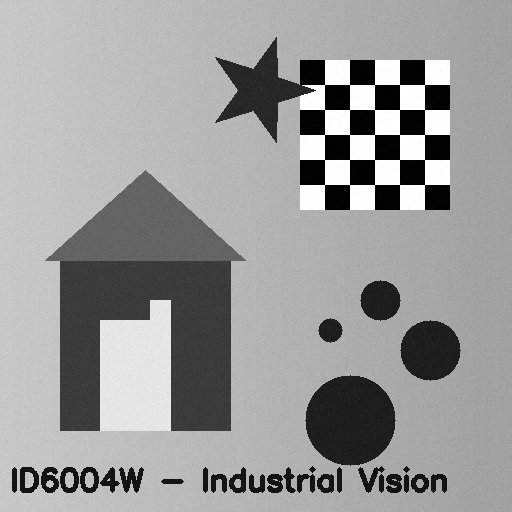
#> input picture trimester4/ID6004W_IndustrialVision/Assignments/assignment2_data/scene.png, 512 x 512 px, found by its file name
$ python lec04_structure_matrix.py   (older library calls are emulated)
#> lines starting #> are read from the running program, lines starting #| are printed output that depends on the picture
#> in main, img is the input picture: shape (512, 512); min 0, max 255, mean 153.4
"""Lecture 4 demo -- from edges to features: the Harris structure matrix.

Usage:
    python lec04_structure_matrix.py [--image data/scene.png] [--save out.png]

Reproduces the board work of Lectures 42-43 and *checks it*:
  1. the appearance-change function C(dx, dy) computed two ways --
     (a) brute-force SSD of the shifted patch, (b) the Taylor quadratic form
     dp^T R dp -- must agree for small shifts. (checked!)
  2. the structure matrix R built from gradients on flat / edge / corner
     patches, its eigenvalues, and the fact that R = P diag(l1,l2) P^T with
     P orthogonal (eigenvectors in the columns). (checked!)
  3. R is exactly symmetric (Ixy == Iyx) -- so it is normal / diagonalizable.

"""

import argparse
import os

import cv2
import numpy as np


# patches on scene.png: (name, y, x, half-size) -- flat, two edges, a corner.
# Same locations used by the Lecture-5 gradient-scatter figure (validated).
PATCHES = [
    ("flat",          40,  60, 22),   # empty background, top-left
    ("vertical edge", 350, 62, 22),   # house left wall
    ("diagonal edge", 215, 95, 18),   # on the roof's left slope
    ("corner",        322, 102, 18),  # door top-left corner
]


def gradients(img):
    """Ix, Iy via a Gaussian-smoothed derivative (derivative-of-Gaussian),
    exactly as Prof. Rajagopalan writes it: Ix = d/dx ( G(sigma_s) * I )."""
    f = cv2.GaussianBlur(img.astype(np.float64), (0, 0), sigmaX=2.0)  # sigma_s = 2
    Ix = cv2.Sobel(f, cv2.CV_64F, 1, 0, ksize=3)
    Iy = cv2.Sobel(f, cv2.CV_64F, 0, 1, ksize=3)
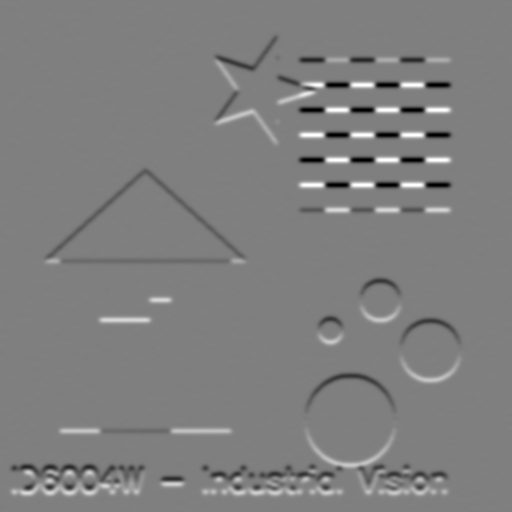
#> Iy: shape (512, 512) float64; min -380.8, max 380.6, mean 0; drawn with min black and max white
    return Ix, Iy


def structure_matrix(Ix, Iy, y, x, s, sigma_w=1.0):
    """R = sum_W w(x,y) [[Ix^2, IxIy], [IxIy, Iy^2]] with a Gaussian window
    that weights the centre of the patch more (sigma_w = 1)."""
    gx = Ix[y - s:y + s, x - s:x + s]
    gy = Iy[y - s:y + s, x - s:x + s]
    n = 2 * s
    yy, xx = np.mgrid[0:n, 0:n] - (n - 1) / 2.0
    w = np.exp(-(xx**2 + yy**2) / (2 * sigma_w**2))
    w /= w.sum()
    R = np.array([[np.sum(w * gx * gx), np.sum(w * gx * gy)],
                  [np.sum(w * gx * gy), np.sum(w * gy * gy)]])
    return R


def brute_ssd(field, y, x, s, dx, dy):
    """C(dx,dy) = sum_W [ J(x+dx, y+dy) - J(x,y) ]^2, sub-pixel shift by warping
    the smooth intensity field J with bilinear interpolation."""
    M = np.float32([[1, 0, dx], [0, 1, dy]])
    shifted = cv2.warpAffine(field, M, (field.shape[1], field.shape[0]),
                             flags=cv2.INTER_LINEAR, borderMode=cv2.BORDER_REFLECT)
    p0 = field[y - s:y + s, x - s:x + s]
    p1 = shifted[y - s:y + s, x - s:x + s]
    return np.sum((p1 - p0) ** 2)


def taylor_ssd(R, dx, dy):
    """C(dx,dy) ~ [dx dy] R [dx dy]^T -- the first-order Taylor model."""
    dp = np.array([dx, dy], np.float64)
    return float(dp @ R @ dp)


def main():
    ap = argparse.ArgumentParser()
    ap.add_argument("--image", default=os.path.join(os.path.dirname(__file__), "data", "scene.png"))
    ap.add_argument("--save", default=None, help="write the figure instead of showing it")
    args = ap.parse_args()

    img = cv2.imread(args.image, cv2.IMREAD_GRAYSCALE)
    if img is None:
        raise SystemExit(f"cannot read {args.image} (run make_data.py first?)")

    Ix, Iy = gradients(img)

    print("=== structure matrix R and eigenvalues per patch ===")
    results = {}
    for name, y, x, s in PATCHES:
        R = structure_matrix(Ix, Iy, y, x, s)
        # symmetry: the two off-diagonal sums are the same number
        assert abs(R[0, 1] - R[1, 0]) < 1e-9, "R must be symmetric"
        lam, P = np.linalg.eigh(R)           # ascending; P orthogonal
        lam = lam[::-1]                       # l1 >= l2
        # reconstruction R = P diag(lam) P^T
        recon = P @ np.diag(np.linalg.eigvalsh(R)) @ P.T
        assert np.allclose(recon, R, atol=1e-6), "eigendecomposition failed"
        assert np.allclose(P @ P.T, np.eye(2), atol=1e-9), "P not orthogonal"
        results[name] = (R, lam)
        print(f"  {name:14s}  lambda1={lam[0]:10.1f}  lambda2={lam[1]:10.1f}  "
              f"ratio={lam[0]/max(lam[1],1e-9):8.1f}")
#> this loop made 4 passes
#> (lam, P, recon) on passes 1 to 4: ([4.59, 0.236], [[-0.217, -0.976], [-0.976, 0.217]], [[4.38, -0.92], [-0.92, 0.44]]), ([19024.2, 0.126], [[0.00138, -1], [-1, -0.00138]], [[19024.1, 26.29], [26.29, 0.163]]), ([16377.2, 0.513], [[-0.713, 0.701], [0.701, 0.713]], [[8055.6, 8187.3], [8187.3, 8322.1]]), ([35349.9, 4733.8], [[-0.708, 0.706], [0.706, 0.708]], [[19993.6, 15307.9], [15307.9, 20090.2]])
#|   flat            lambda1=       4.6  lambda2=       0.2  ratio=    19.4
#|   vertical edge   lambda1=   19024.2  lambda2=       0.1  ratio=150518.5
#|   diagonal edge   lambda1=   16377.2  lambda2=       0.5  ratio= 31922.9
#|   corner          lambda1=   35349.9  lambda2=    4733.8  ratio=     7.5
#> pass 1, in structure_matrix, `gy = Iy[y - s:y + s, x - s:x + s]`:
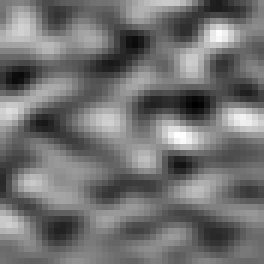
#> gy: shape (44, 44) float64 (shown 6 times larger); min -3.13, max 3.72, mean -0.0664; drawn with min black and max white
#> after the loop, results = 4 items
    print("  -> flat: both small | edge: one big one small | corner: both big")

    print("\n=== Taylor quadratic form vs brute-force SSD (corner patch) ===")
    # The Taylor model is a *small-shift* approximation. To check it honestly we
    # need (a) a smooth, differentiable intensity field J, (b) gradients that are
    # plain central differences of J (so they are consistent with an actual shift
    # of J), and (c) genuinely small, sub-pixel shifts.
    name, y, x, s = PATCHES[3]
    J = cv2.GaussianBlur(img.astype(np.float64), (0, 0), sigmaX=1.5)
    Jy, Jx = np.gradient(J)                       # central differences of J
    gx = Jx[y - s:y + s, x - s:x + s]
    gy = Jy[y - s:y + s, x - s:x + s]
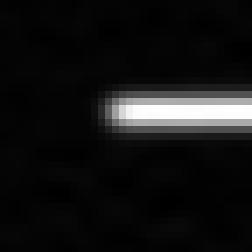
#> gy: shape (36, 36) float64 (shown 7 times larger); min -0.671, max 40.91, mean 2.6; drawn with min black and max white
    R_uw = np.array([[np.sum(gx*gx), np.sum(gx*gy)], [np.sum(gx*gy), np.sum(gy*gy)]])
#> R_uw = [[98672.7, 7513.8], [7513.8, 98667.2]]
    for h in [1.0, 0.5, 0.25]:
        for (ux, uy) in [(1, 0), (0, 1), (0.707, 0.707)]:
            dx, dy = h * ux, h * uy
            c_true = brute_ssd(J, y, x, s, dx, dy)
            c_tay = taylor_ssd(R_uw, dx, dy)
            rel = abs(c_tay - c_true) / max(c_true, 1e-9)
            print(f"    |shift|={h:4.2f} dir=({ux:+.2f},{uy:+.2f})  "
                  f"SSD={c_true:9.1f}  Taylor={c_tay:9.1f}  rel.err={rel:6.1%}")
#> this loop made 3 passes
#> pass 1, in brute_ssd, `p1 = shifted[y - s:y + s, x - s:x + s]`:
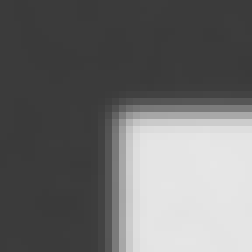
#> p1: shape (36, 36) float64 (shown 7 times larger); min 58.11, max 231, mean 109.3
#> pass 1, in brute_ssd (call 2), `shifted = cv2.warpAffine(field, M, (field.shape[1], field.shape[0]), f..`:
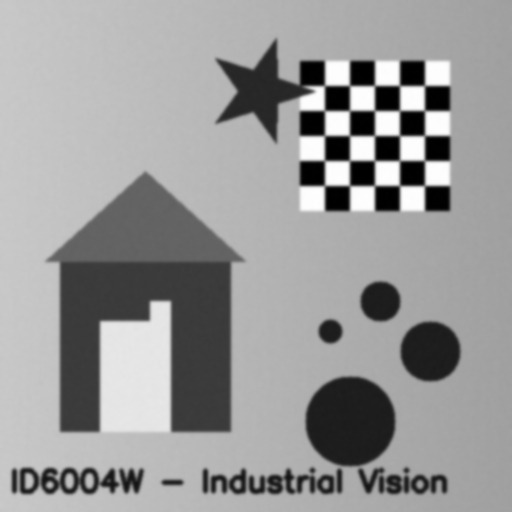
#> shifted: shape (512, 512) float64; min 0.192, max 254.4, mean 153.4
    print("  -> the quadratic form dp^T R dp agrees with the true SSD to a few")
    print("     percent for sub-pixel shifts (residual = higher-order terms).")

    # --- figure: patches + their gradient clouds with eigen-axes -------------
    import matplotlib
    if args.save:
        matplotlib.use("Agg")
    import matplotlib.pyplot as plt
    fig, axes = plt.subplots(2, 4, figsize=(13, 6.4))
    lim = 1500
    for i, (name, y, x, s) in enumerate(PATCHES):
        p = img[y - s:y + s, x - s:x + s]
        gx = Ix[y - s:y + s, x - s:x + s].ravel()
        gy = Iy[y - s:y + s, x - s:x + s].ravel()
        axes[0, i].imshow(p, cmap="gray", vmin=0, vmax=255)
        axes[0, i].set_title(name); axes[0, i].axis("off")
        ax = axes[1, i]
        ax.scatter(gx, gy, s=5, alpha=0.5, color="#b3452c")
        ax.set_xlim(-lim, lim); ax.set_ylim(-lim, lim); ax.set_aspect("equal")
        ax.axhline(0, color="k", lw=0.6); ax.axvline(0, color="k", lw=0.6)
        ax.set_xlabel("$I_x$"); ax.set_ylabel("$I_y$")
        R, lam = results[name]
        _, P = np.linalg.eigh(R)
        ev = np.linalg.eigvalsh(R)
        for j in [0, 1]:
            d = P[:, j] * 0.9 * lim * np.sqrt(ev[j] / max(ev.max(), 1e-9))
            ax.plot([-d[0], d[0]], [-d[1], d[1]], color="#3b6b9b", lw=2)
        ax.set_title(fr"$\lambda_1={lam[0]:.0f},\ \lambda_2={lam[1]:.0f}$", fontsize=9)
#> this loop made 4 passes
#> (R, lam, P, ev) on passes 1 to 4: ([[4.38, -0.92], [-0.92, 0.44]], [4.59, 0.236], [[-0.217, -0.976], [-0.976, 0.217]], [0.236, 4.59]), ([[19024.1, 26.29], [26.29, 0.163]], [19024.2, 0.126], [[0.00138, -1], [-1, -0.00138]], [0.126, 19024.2]), ([[8055.6, 8187.3], [8187.3, 8322.1]], [16377.2, 0.513], [[-0.713, 0.701], [0.701, 0.713]], [0.513, 16377.2]), ([[19993.6, 15307.9], [15307.9, 20090.2]], [35349.9, 4733.8], [[-0.708, 0.706], [0.706, 0.708]], [4733.8, 35349.9])
#> pass 1, in main, `p = img[y - s:y + s, x - s:x + s]`:
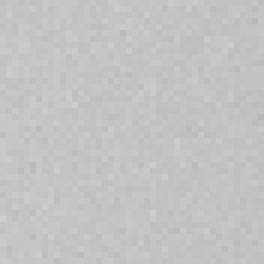
#> p: shape (44, 44) (shown 6 times larger); min 184, max 206, mean 195.4
    fig.suptitle("Gradient clouds and structure-matrix eigen-axes "
                 "(flat / edge / edge / corner)")
    fig.tight_layout()
    if args.save:
        fig.savefig(args.save, bbox_inches="tight", dpi=130)
        print("\nwrote", args.save)
    else:
        plt.show()
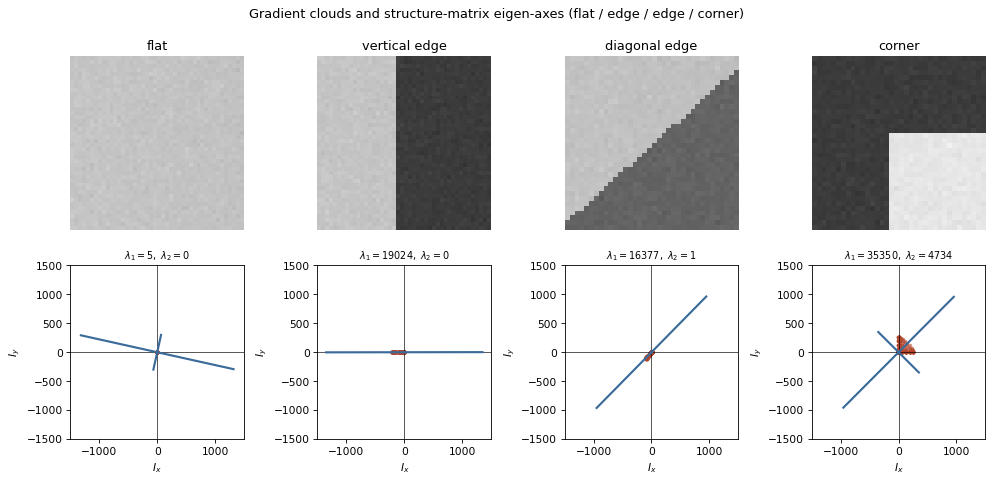
#> figure drawn by matplotlib, 8 panels


if __name__ == "__main__":
    main()
